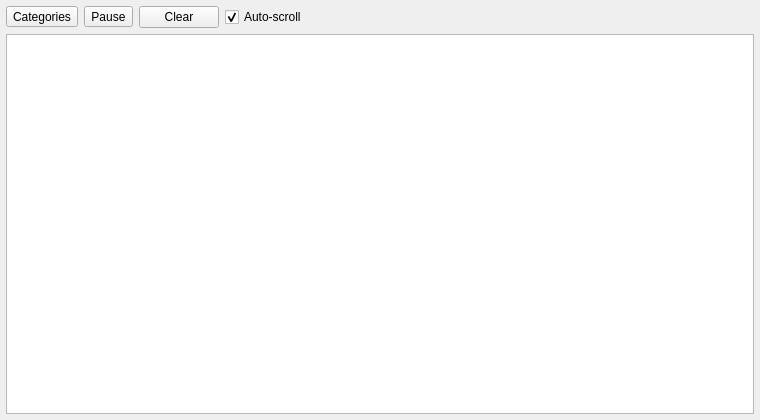
<?xml version="1.0" encoding="UTF-8"?>
<ui version="4.0">
 <class>UILiveLog</class>
 <widget class="QWidget" name="UILiveLog">
  <property name="geometry">
   <rect>
    <x>0</x>
    <y>0</y>
    <width>760</width>
    <height>420</height>
   </rect>
  </property>
  <property name="windowTitle">
   <string notr="true"/>
  </property>
  <layout class="QVBoxLayout" name="verticalLayout">
   <property name="leftMargin">
    <number>6</number>
   </property>
   <property name="topMargin">
    <number>6</number>
   </property>
   <property name="rightMargin">
    <number>6</number>
   </property>
   <property name="bottomMargin">
    <number>6</number>
   </property>
   <item>
    <layout class="QHBoxLayout" name="controlsLayout">
     <item>
      <widget class="QToolButton" name="toolButton_CATEGORIES">
       <property name="text">
        <string>Categories</string>
       </property>
       <property name="popupMode">
        <enum>QToolButton::InstantPopup</enum>
       </property>
       <property name="toolButtonStyle">
        <enum>Qt::ToolButtonTextBesideIcon</enum>
       </property>
      </widget>
     </item>
     <item>
      <widget class="QToolButton" name="toolButton_PAUSE">
       <property name="text">
        <string>Pause</string>
       </property>
       <property name="checkable">
        <bool>true</bool>
       </property>
      </widget>
     </item>
     <item>
      <widget class="QPushButton" name="pushButton_CLEAR">
       <property name="text">
        <string>Clear</string>
       </property>
      </widget>
     </item>
     <item>
      <widget class="QCheckBox" name="checkBox_AUTOSCROLL">
       <property name="text">
        <string>Auto-scroll</string>
       </property>
       <property name="checked">
        <bool>true</bool>
       </property>
      </widget>
     </item>
     <item>
      <spacer name="horizontalSpacer">
       <property name="orientation">
        <enum>Qt::Horizontal</enum>
       </property>
       <property name="sizeHint" stdset="0">
        <size>
         <width>40</width>
         <height>20</height>
        </size>
       </property>
      </spacer>
     </item>
    </layout>
   </item>
   <item>
    <widget class="QTableView" name="tableView">
     <property name="editTriggers">
      <set>QAbstractItemView::NoEditTriggers</set>
     </property>
     <property name="selectionBehavior">
      <enum>QAbstractItemView::SelectRows</enum>
     </property>
     <property name="selectionMode">
      <enum>QAbstractItemView::ExtendedSelection</enum>
     </property>
     <property name="alternatingRowColors">
      <bool>true</bool>
     </property>
     <property name="sortingEnabled">
      <bool>false</bool>
     </property>
    </widget>
   </item>
  </layout>
 </widget>
 <resources/>
 <connections/>
</ui>
